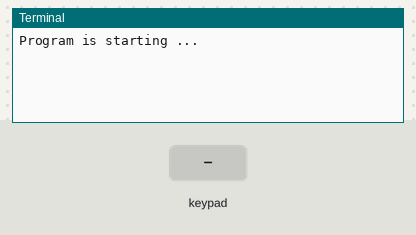
Recording of a program running on a simulated Raspberry Pi (BCM pin numbers). Shown: the last lines printed to the terminal. The inputs (shaded band) are chosen by the test bench.

Above: at 1.2 s.
1.3 s: key '1' pressed
At 3.0 s:
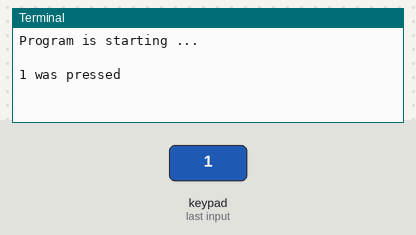
3.3 s: keypad keys 1 2 # pressed 0.4 s apart
At 5.7 s:
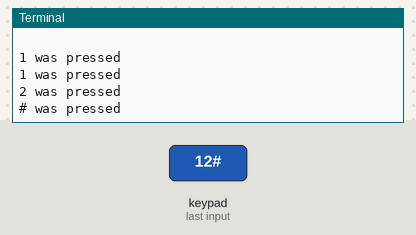
6.0 s: key 'A' pressed
At 7.2 s:
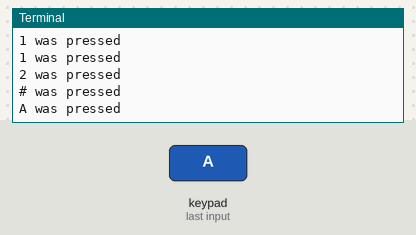
7.6 s: keypad keys 1 2 * pressed 0.4 s apart
At 9.9 s:
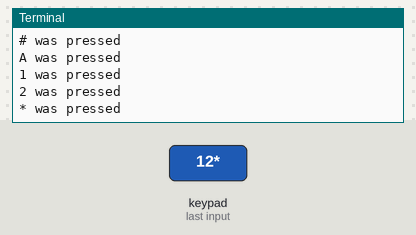
10.3 s: key 'B' pressed
At 11.5 s:
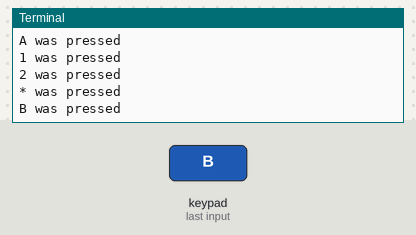
11.9 s: keypad keys 1 2 D pressed 0.4 s apart
At 14.1 s:
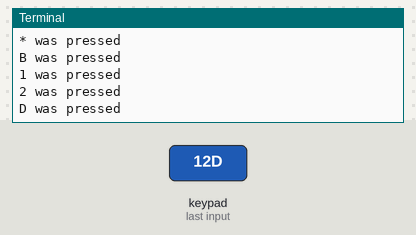

Measured:
- after the input at 1.3 s, the terminal: prints a new line after 0.52 s (image 1)
- after the input at 3.3 s, the terminal: prints a new line after 0.83 s (image 2)
- after the input at 6.0 s, the terminal: prints a new line after 0.14 s (image 3)
- after the input at 7.6 s, the terminal: prints a new line after 0.45 s (image 4)
- after the input at 10.3 s, the terminal: prints a new line after 0.17 s (image 5)
- after the input at 11.9 s, the terminal: prints a new line after 0.48 s (image 6)

The program:

MatrixKeypad4.py
```python
# Filename: MatrixKeypad4.py
# Project: Freenove kit using pigpio C and Python library
# Description: control a matrix keypad, defines as Python Class
# Author: JudaV
# date: october 2024

import pigpio
import time
from pigpio import pi

row_pins = [18, 23, 24, 25]  # BCM numbering - anodes
col_pins = [10, 22, 27, 17]  # cathodes

keypad = [[1, 2, 3, "A"], [4, 5, 6, "B"], [7, 8, 9, "C"], ["*", 0, "#", "D"]]


class MatrixKeypad(pi):
    def __init__(self, pi):
        self.pi = pi

    def setup(self):
        # the board is setup as scanning the columns by sending low levels to the cols
        # and measuring state in the rows when the col level is low.
        for pin in row_pins:
            pi.set_mode(pin, pigpio.INPUT)
            pi.set_pull_up_down(pin, pigpio.PUD_UP)

        for pin in col_pins:
            pi.set_mode(pin, pigpio.OUTPUT)

    def record_input(self):
        output = None
        # set colums one by one low,
        # then measure rows
        # then set cols high again
        for column_index, column in enumerate(col_pins):
            pi.write(column, 0)  # one col is low now, and ready to be read
            time.sleep(0.05)
            # now check the rows one by one in this column:
            for keypad_row_index, keypad_row in enumerate(row_pins):
                if pi.read(keypad_row) == 0:
                    # read the keypad list to get the correct character
                    output = keypad[keypad_row_index][column_index]
                    # time.sleep(0.1)
            pi.write(column, 1)
        return output


pi = pigpio.pi()
kp = MatrixKeypad(pi)


def loop():
    while True:
        b = kp.record_input()
        time.sleep(0.1)
        if not b is None:
            print(f"{b} was pressed ")
            time.sleep(0.1)


def destroy():
    print(f"\nbye\n")
    pi.stop()


if __name__ == "__main__":
    print("Program is starting ... \n")
    kp.setup()
    try:
        loop()
    except KeyboardInterrupt:  # Press ctrl-c to end the program.
        print("\nprogram stopped by Keyboard Interrupt")

    finally:
        destroy()
```
